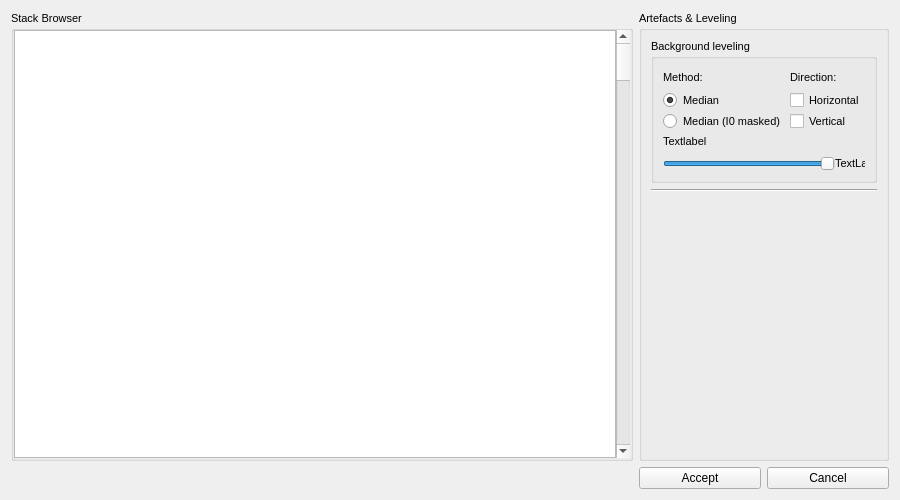
<?xml version="1.0" encoding="UTF-8"?>
<ui version="4.0">
 <class>Artefacts</class>
 <widget class="QWidget" name="Artefacts">
  <property name="geometry">
   <rect>
    <x>0</x>
    <y>0</y>
    <width>900</width>
    <height>500</height>
   </rect>
  </property>
  <property name="windowTitle">
   <string>Form</string>
  </property>
  <layout class="QVBoxLayout" name="verticalLayout">
   <item>
    <layout class="QGridLayout" name="gridLayout">
     <item row="1" column="1">
      <layout class="QHBoxLayout" name="horizontalLayout_2">
       <item>
        <widget class="QPushButton" name="button_ok">
         <property name="text">
          <string>Accept</string>
         </property>
        </widget>
       </item>
       <item>
        <widget class="QPushButton" name="button_cancel">
         <property name="text">
          <string>Cancel</string>
         </property>
        </widget>
       </item>
      </layout>
     </item>
     <item row="0" column="0">
      <widget class="QGroupBox" name="groupBox">
       <property name="sizePolicy">
        <sizepolicy hsizetype="MinimumExpanding" vsizetype="MinimumExpanding">
         <horstretch>0</horstretch>
         <verstretch>0</verstretch>
        </sizepolicy>
       </property>
       <property name="minimumSize">
        <size>
         <width>100</width>
         <height>100</height>
        </size>
       </property>
       <property name="font">
        <font>
         <family>Ubuntu</family>
         <pointsize>8</pointsize>
        </font>
       </property>
       <property name="title">
        <string>Stack Browser</string>
       </property>
       <layout class="QHBoxLayout" name="horizontalLayout_4">
        <property name="spacing">
         <number>0</number>
        </property>
        <property name="leftMargin">
         <number>0</number>
        </property>
        <property name="topMargin">
         <number>0</number>
        </property>
        <property name="rightMargin">
         <number>0</number>
        </property>
        <property name="bottomMargin">
         <number>0</number>
        </property>
        <item>
         <widget class="GraphicsView" name="canvas"/>
        </item>
        <item>
         <widget class="QScrollBar" name="slider_eng">
          <property name="font">
           <font>
            <family>Ubuntu</family>
            <pointsize>8</pointsize>
           </font>
          </property>
          <property name="toolTip">
           <string>Keep left mouse button pressed to toggle view</string>
          </property>
          <property name="orientation">
           <enum>Qt::Vertical</enum>
          </property>
         </widget>
        </item>
       </layout>
      </widget>
     </item>
     <item row="0" column="1">
      <widget class="QGroupBox" name="groupBox_2">
       <property name="sizePolicy">
        <sizepolicy hsizetype="MinimumExpanding" vsizetype="MinimumExpanding">
         <horstretch>0</horstretch>
         <verstretch>0</verstretch>
        </sizepolicy>
       </property>
       <property name="maximumSize">
        <size>
         <width>250</width>
         <height>16777215</height>
        </size>
       </property>
       <property name="font">
        <font>
         <family>Ubuntu</family>
         <pointsize>8</pointsize>
        </font>
       </property>
       <property name="title">
        <string>Artefacts &amp;&amp; Leveling</string>
       </property>
       <layout class="QVBoxLayout" name="verticalLayout_2">
        <item>
         <widget class="QGroupBox" name="groupBox_3">
          <property name="font">
           <font>
            <family>Ubuntu</family>
            <pointsize>8</pointsize>
           </font>
          </property>
          <property name="title">
           <string>Background leveling</string>
          </property>
          <layout class="QVBoxLayout" name="verticalLayout_3">
           <item>
            <layout class="QHBoxLayout" name="horizontalLayout">
             <property name="spacing">
              <number>6</number>
             </property>
             <property name="bottomMargin">
              <number>0</number>
             </property>
             <item>
              <layout class="QVBoxLayout" name="verticalLayout_4">
               <property name="bottomMargin">
                <number>0</number>
               </property>
               <item>
                <widget class="QLabel" name="label">
                 <property name="minimumSize">
                  <size>
                   <width>0</width>
                   <height>20</height>
                  </size>
                 </property>
                 <property name="maximumSize">
                  <size>
                   <width>16777215</width>
                   <height>20</height>
                  </size>
                 </property>
                 <property name="font">
                  <font>
                   <family>Ubuntu</family>
                   <pointsize>8</pointsize>
                  </font>
                 </property>
                 <property name="text">
                  <string>Method:</string>
                 </property>
                </widget>
               </item>
               <item>
                <widget class="QRadioButton" name="rb_median">
                 <property name="minimumSize">
                  <size>
                   <width>0</width>
                   <height>15</height>
                  </size>
                 </property>
                 <property name="maximumSize">
                  <size>
                   <width>16777215</width>
                   <height>15</height>
                  </size>
                 </property>
                 <property name="font">
                  <font>
                   <family>Ubuntu</family>
                   <pointsize>8</pointsize>
                  </font>
                 </property>
                 <property name="text">
                  <string>Median</string>
                 </property>
                 <property name="checked">
                  <bool>true</bool>
                 </property>
                </widget>
               </item>
               <item>
                <widget class="QRadioButton" name="rb_median_i0">
                 <property name="maximumSize">
                  <size>
                   <width>16777215</width>
                   <height>15</height>
                  </size>
                 </property>
                 <property name="font">
                  <font>
                   <family>Ubuntu</family>
                   <pointsize>8</pointsize>
                  </font>
                 </property>
                 <property name="text">
                  <string>Median (I0 masked)</string>
                 </property>
                 <property name="checkable">
                  <bool>false</bool>
                 </property>
                </widget>
               </item>
              </layout>
             </item>
             <item>
              <layout class="QVBoxLayout" name="verticalLayout_5">
               <item>
                <widget class="QLabel" name="label_2">
                 <property name="minimumSize">
                  <size>
                   <width>0</width>
                   <height>20</height>
                  </size>
                 </property>
                 <property name="maximumSize">
                  <size>
                   <width>16777215</width>
                   <height>20</height>
                  </size>
                 </property>
                 <property name="font">
                  <font>
                   <family>Ubuntu</family>
                   <pointsize>8</pointsize>
                  </font>
                 </property>
                 <property name="text">
                  <string>Direction:</string>
                 </property>
                </widget>
               </item>
               <item>
                <widget class="QCheckBox" name="cb_h">
                 <property name="minimumSize">
                  <size>
                   <width>0</width>
                   <height>15</height>
                  </size>
                 </property>
                 <property name="maximumSize">
                  <size>
                   <width>16777215</width>
                   <height>15</height>
                  </size>
                 </property>
                 <property name="font">
                  <font>
                   <family>Ubuntu</family>
                   <pointsize>8</pointsize>
                  </font>
                 </property>
                 <property name="text">
                  <string>Horizontal</string>
                 </property>
                 <property name="checked">
                  <bool>false</bool>
                 </property>
                </widget>
               </item>
               <item>
                <widget class="QCheckBox" name="cb_v">
                 <property name="minimumSize">
                  <size>
                   <width>0</width>
                   <height>15</height>
                  </size>
                 </property>
                 <property name="maximumSize">
                  <size>
                   <width>16777215</width>
                   <height>15</height>
                  </size>
                 </property>
                 <property name="font">
                  <font>
                   <family>Ubuntu</family>
                   <pointsize>8</pointsize>
                  </font>
                 </property>
                 <property name="text">
                  <string>Vertical</string>
                 </property>
                </widget>
               </item>
              </layout>
             </item>
            </layout>
           </item>
           <item>
            <widget class="QWidget" name="sliderWidget" native="true">
             <property name="font">
              <font>
               <family>Ubuntu</family>
               <pointsize>8</pointsize>
              </font>
             </property>
             <layout class="QVBoxLayout" name="verticalLayout_6">
              <property name="spacing">
               <number>0</number>
              </property>
              <property name="leftMargin">
               <number>0</number>
              </property>
              <property name="topMargin">
               <number>0</number>
              </property>
              <property name="rightMargin">
               <number>0</number>
              </property>
              <property name="bottomMargin">
               <number>0</number>
              </property>
              <item>
               <widget class="QLabel" name="label_4">
                <property name="font">
                 <font>
                  <family>Ubuntu</family>
                  <pointsize>8</pointsize>
                 </font>
                </property>
                <property name="text">
                 <string>Textlabel</string>
                </property>
               </widget>
              </item>
              <item>
               <layout class="QHBoxLayout" name="horizontalLayout_3">
                <property name="topMargin">
                 <number>8</number>
                </property>
                <item>
                 <widget class="QSlider" name="weight_slider">
                  <property name="font">
                   <font>
                    <family>Ubuntu</family>
                    <pointsize>8</pointsize>
                   </font>
                  </property>
                  <property name="maximum">
                   <number>100</number>
                  </property>
                  <property name="pageStep">
                   <number>1</number>
                  </property>
                  <property name="value">
                   <number>100</number>
                  </property>
                  <property name="orientation">
                   <enum>Qt::Horizontal</enum>
                  </property>
                 </widget>
                </item>
                <item>
                 <widget class="QLabel" name="label_3">
                  <property name="minimumSize">
                   <size>
                    <width>30</width>
                    <height>0</height>
                   </size>
                  </property>
                  <property name="maximumSize">
                   <size>
                    <width>30</width>
                    <height>16777215</height>
                   </size>
                  </property>
                  <property name="font">
                   <font>
                    <family>Ubuntu</family>
                    <pointsize>8</pointsize>
                   </font>
                  </property>
                  <property name="text">
                   <string>TextLabel</string>
                  </property>
                 </widget>
                </item>
               </layout>
              </item>
             </layout>
            </widget>
           </item>
          </layout>
         </widget>
        </item>
        <item>
         <widget class="Line" name="line">
          <property name="orientation">
           <enum>Qt::Horizontal</enum>
          </property>
         </widget>
        </item>
        <item>
         <spacer name="verticalSpacer">
          <property name="orientation">
           <enum>Qt::Vertical</enum>
          </property>
          <property name="sizeHint" stdset="0">
           <size>
            <width>20</width>
            <height>40</height>
           </size>
          </property>
         </spacer>
        </item>
       </layout>
      </widget>
     </item>
    </layout>
   </item>
  </layout>
 </widget>
 <customwidgets>
  <customwidget>
   <class>GraphicsView</class>
   <extends>QGraphicsView</extends>
   <header location="global">pyqtgraph</header>
  </customwidget>
 </customwidgets>
 <resources/>
 <connections/>
</ui>
